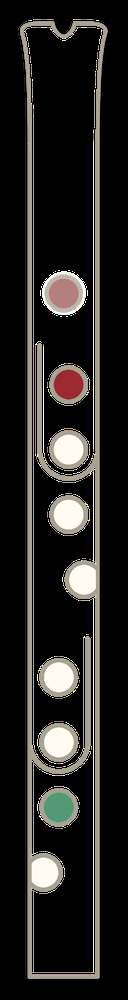
#> input picture fingering_img/A#4_0_off.png, 128 x 1000 px, shrunk from 266 x 2080 before the run
$ python layer_blending.py fingering_img 'fingering_img/A#4_0_off.png' out 'fingering_img/A#5_0_off.png'
#> lines starting #> are read from the running program, lines starting #| are printed output that depends on the picture
"""
批量图层混合小工具。

用法示例：
  python layer_blending.py ./layers ./background.png ./out blended

参数：
  1) layers_dir    ：包含若干作为上层的 PNG 图片的目录。
  2) bottom_path   ：作为下层的 PNG 图片路径。
  3) output_dir    ：输出目录，不存在则自动创建。
  4) suffix        ：输出文件名的附加后缀，输出命名为 {layer_name}_{suffix}.png。

行为：
  - 仅处理 .png 文件。
  - 若图像尺寸或通道数不匹配，输出警告并跳过。
  - 使用标准 alpha over 公式：out_a = fg_a + bg_a*(1-fg_a)，out_rgb = fg_rgb*fg_a + bg_rgb*bg_a*(1-fg_a)；结果自动除以 out_a。
"""

import os
import sys
import cv2
import numpy as np


def load_bgra(path: str):
    img = cv2.imread(path, cv2.IMREAD_UNCHANGED)
    if img is None:
        raise FileNotFoundError(f"无法读取图片: {path}")
    if img.shape[2] == 3:
        alpha = np.ones(img.shape[:2], dtype=np.uint8) * 255
        img = np.dstack([img, alpha])
    return img


def blend_alpha(bottom: np.ndarray, top: np.ndarray) -> np.ndarray:
    """底层 bottom，被 top 覆盖；输入均为 float32 [0,1] BGRA，输出同规格。"""
    bg_rgb, bg_a = bottom[..., :3], bottom[..., 3:4]
    fg_rgb, fg_a = top[..., :3], top[..., 3:4]
    out_a = fg_a + bg_a * (1.0 - fg_a)
    out_rgb = fg_rgb * fg_a + bg_rgb * bg_a * (1.0 - fg_a)
    out_rgb = np.where(out_a > 1e-6, out_rgb / out_a, 0)
    return np.concatenate([out_rgb, out_a], axis=2)


def main():
    if len(sys.argv) < 5:
        print("用法: python layer_blending.py <layers_dir> <bottom_path> <output_dir> <suffix>")
        return
    layers_dir = sys.argv[1]
    bottom_path = sys.argv[2]
    output_dir = sys.argv[3]
    suffix = sys.argv[4]

    if not os.path.isdir(layers_dir):
        print(f"错误: layers_dir 不存在或不是目录: {layers_dir}")
        return
    os.makedirs(output_dir, exist_ok=True)

    try:
        bottom = load_bgra(bottom_path)
#> in load_bgra, img is the input picture: shape (1000, 128, 4); mean B, G, R, A 32.9, 36.2, 37.8, 43.3
    except FileNotFoundError as e:
        print(str(e))
        return
    h0, w0 = bottom.shape[:2]
#> h0 = 1000; w0 = 128
    bottom_f = bottom.astype(np.float32) / 255.0

    files = [f for f in os.listdir(layers_dir) if f.lower().endswith(".png")]
    if not files:
        print("提示: layers_dir 中没有 PNG 文件。")
        return

    for name in files:
        layer_path = os.path.join(layers_dir, name)
        try:
            top = load_bgra(layer_path)
        except FileNotFoundError as e:
            print(str(e))
            continue
        if top.shape[:2] != (h0, w0):
            print(f"跳过: 尺寸不匹配 {name}, 期望 {w0}x{h0}, 实际 {top.shape[1]}x{top.shape[0]}")
            continue
        top_f = top.astype(np.float32) / 255.0
        blended = blend_alpha(bottom_f, top_f)
#> in blend_alpha, `bg_rgb, bg_a = bottom[..., :3], bottom[..., 3:4]`:
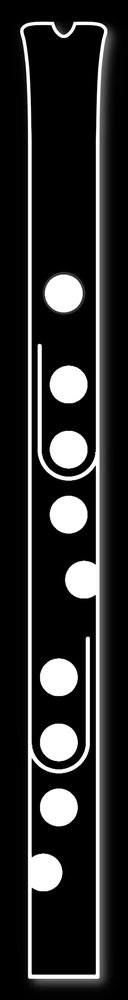
#> bg_a: shape (1000, 128, 1) float32; min 0, max 1, mean 0.17
#> in blend_alpha, `out_a = fg_a + bg_a * (1.0 - fg_a)`:
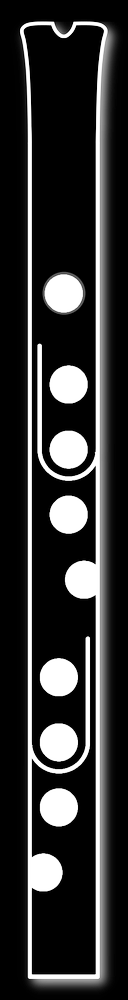
#> out_a: shape (1000, 128, 1) float32; min 0, max 1, mean 0.194
#> in blend_alpha, `out_rgb = fg_rgb * fg_a + bg_rgb * bg_a * (1.0 - fg_a)`:
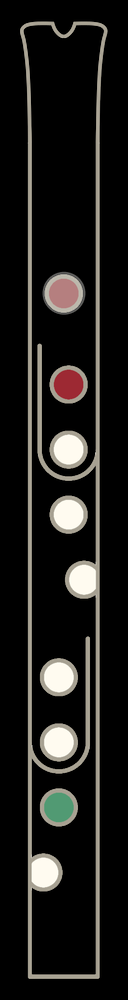
#> out_rgb: shape (1000, 128, 3) float32; mean B, G, R 0.1, 0.109, 0.114
        out = (blended * 255.0).clip(0, 255).astype(np.uint8)
        stem = os.path.splitext(name)[0]
        out_name = f"{stem}_{suffix}.png"
        out_path = os.path.join(output_dir, out_name)
        cv2.imwrite(out_path, out)
        print(f"输出: {out_path}")


if __name__ == "__main__":
    main()
